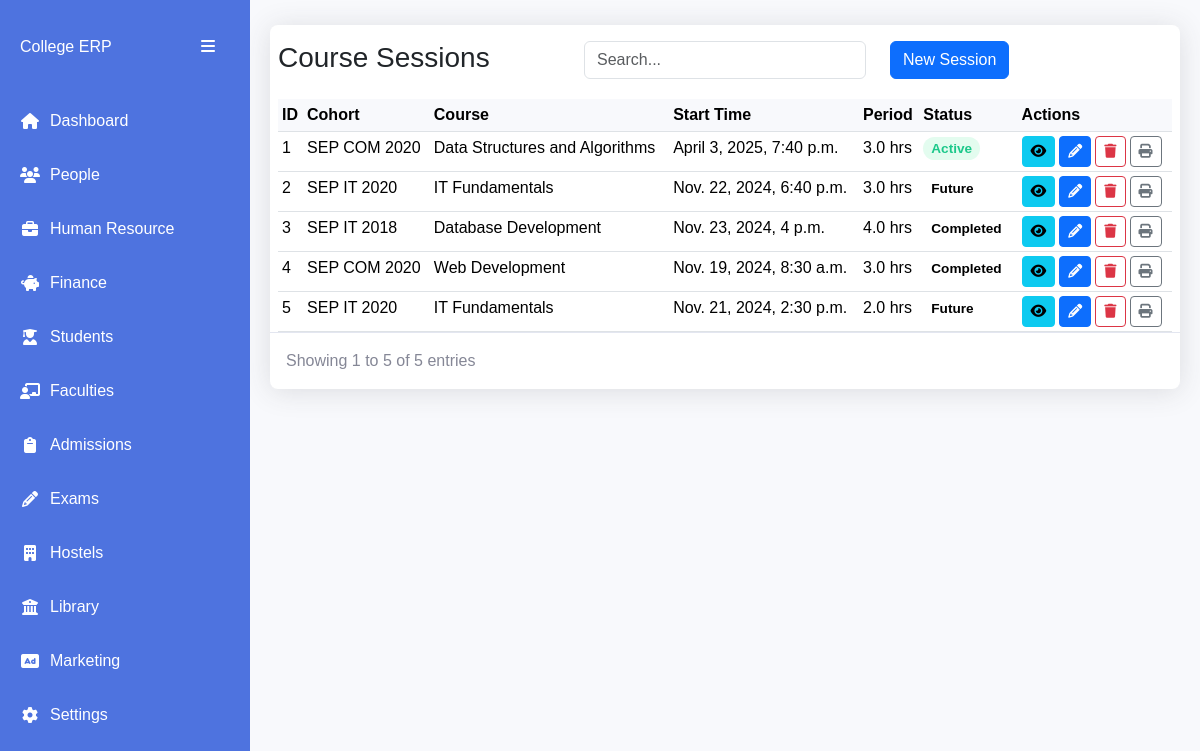
Page /schools/sessions/ on the committed database.
### apps/schools/models.py (models this page shows, shortened)
class CourseSession(AbsoluteBaseModel):
    cohort = models.ForeignKey(
        ProgrammeCohort, on_delete=models.CASCADE, related_name="cohortsessions"
    )
    course = models.ForeignKey(Course, on_delete=models.CASCADE)
    start_time = models.DateTimeField(null=True)
    period = models.FloatField(default=2)
    status = models.CharField(
        max_length=255,
        choices=[
            ("Future", "Future"),
            ("Active", "Active"),
            ("Completed", "Completed"),
            ("Cancelled", "Cancelled"),
            ("Rescheduled", "Rescheduled"),
        ],
        default="Active",
    )

class ProgrammeCohort(AbsoluteBaseModel):
    name = models.CharField(max_length=255)
    programme = models.ForeignKey(Programme, on_delete=models.CASCADE)
    current_year = models.CharField(max_length=255, choices=COHORT_YEAR_CHOICES)
    current_semester = models.ForeignKey(Semester, on_delete=models.CASCADE)
    status = models.CharField(
        max_length=255,
        choices=[("Active", "Active"), ("Graduated", "Graduated")],
        default="Active",
    )
    def __str__(self):
        return self.name

class Course(AbsoluteBaseModel):
    course_code = models.CharField(max_length=255)
    name = models.CharField(max_length=255)
    school = models.ForeignKey(School, on_delete=models.CASCADE)
    department = models.ForeignKey(Department, on_delete=models.CASCADE)
    programme = models.ForeignKey(Programme, on_delete=models.CASCADE)
    def __str__(self):
        return self.name

### apps/schools/courses/views.py (the view)
# urls.py: path("sessions/", CourseSessionsListView.as_view(), name="sessions"),
class CourseSessionsListView(ListView):
    model = CourseSession
    template_name = "sessions/sessions.html"
    context_object_name = "sessions"
    paginate_by = 8
    def get_queryset(self):
        queryset = super().get_queryset()
        search_query = self.request.GET.get("search", "")
        if search_query:
            queryset = queryset.filter(
                Q(id__icontains=search_query)
                | Q(course__name__icontains=search_query)
                | Q(cohort__name__icontains=search_query)
            )
        return queryset.order_by("-created_on")
    def get_context_data(self, **kwargs):
        context = super().get_context_data(**kwargs)
        context["search_query"] = self.request.GET.get("search", "")
        context["cohorts"] = cohorts_list
        context["courses"] = courses
        context["session_statuses"] = SESSION_STATUSES
        return context

### templates/sessions/sessions.html (shortened to what this page needs)
{% extends 'base1.html' %}
{% load static %}
{% block content %}
<div class="table-card">
    <div class="row py-3 px-2">
        <div class="col">
            <h3>Course Sessions</h3>
        </div>
        <div class="col">
            <input type="text" class="form-control" placeholder="Search..."
            id="searchInput" value="{{ search_query }}">
        </div>
        <div class="col">
            <button class="btn btn-primary" data-bs-toggle="modal" data-bs-target="#newSessionModal">New Session</button>
        </div>
    </div>
    <div class="table-container px-2">
        <table class="table data-table table-sm">
            <thead>
                <tr>
                    <th>ID</th>
                    <th>Cohort</th>
                    <th>Course</th>
                    <th>Start Time</th>
                    <th>Period</th>
                    <th>Status</th>
                    <th>Actions</th>
                </tr>
            </thead>
            <tbody id="tableBody">
                {% for session in sessions %}
                <tr>
                    <td>{{ forloop.counter }}</td>
                    <td>{{ session.cohort }}</td>
                    <td>{{ session.course }}</td>
                    <td>{{ session.start_time }}</td>
                    <td>{{session.period}} hrs</td>
                    <td>
                        <span class="status-badge status-{{ session.status|lower }}">
                            {{ session.status }}
                        </span>
                    </td>
                    <td>
                        <div class="d-flex gap-1">
                            <a href="{% url 'session-attendance' session.id %}" class="btn btn-info btn-sm"><i class="fas fa-eye"></i></a>
                            <a class="btn btn-primary btn-sm" data-bs-toggle="modal" data-bs-target="#editSessionModal{{ session.id }}">
                                <i class="fas fa-pencil"></i>
                              </a>
                            <button class="btn btn-sm btn-outline-danger action-btn delete-btn"
                            data-bs-toggle="modal" data-bs-target="#deleteSessionModal{{ session.id }}">
                                <i class="fas fa-trash"></i>
                            </button>
                            <a href="{% url 'attendance-sheet' session.id %}" class="btn btn-sm btn-outline-secondary">
                                <i class="fas fa-print"></i>
                            </a>
                        </div>
                    </td>
                </tr>
                {% empty %}
                <tr>
                    <td colspan="8" class="text-center py-4">
                        No students found
                    </td>
                </tr>
                {% endfor %}
            </tbody>
        </table>
    </div>
    <div class="table-footer">
        <div class="page-info">
            Showing
            {{ page_obj.start_index }}
            to
            {{ page_obj.end_index }}
            of
            {{ paginator.count }}
            entries
        </div>
    </div>
</div>
{% endblock content %}

### templates/base1.html (style rules this page uses)
:root { --sidebar-width: 250px; --sidebar-collapsed-width: 70px; --primary-color: #4e73df; --secondary-color: #858796; }
body { background-color: #f8f9fc; font-family: 'Nunito', sans-serif; overflow-x: hidden; }
.table-card { background: white; border-radius: 8px; box-shadow: 0 0.15rem 1.75rem 0 rgba(58, 59, 69, 0.15); margin: 5px 0; }
.table-container { overflow-x: auto; }
.data-table { margin-bottom: 0; }
.data-table th { background-color: #f8f9fc; border-top: none; white-space: nowrap; cursor: pointer; }
.status-badge { padding: 0.25rem 0.5rem; border-radius: 15px; font-size: 0.85rem; font-weight: 600; }
.status-active { background-color: #e3fcef; color: #1cc88a; }
.table-footer { padding: 1rem; display: flex; justify-content: space-between; align-items: center; flex-wrap: wrap; gap: 1rem; border-top: 1px solid #e3e6f0; }
.page-info { color: #858796; }
.action-btn { padding: 0.25rem 0.5rem; font-size: 0.875rem; border-radius: 4px; }

### rows in the picture
CourseSession: cohort "SEP COM 2020", course "Data Structures and Algorithms", start_time "April 3, 2025, 7:40 p.m.", period "3.0", status "Active"
CourseSession: cohort "SEP IT 2020", course "IT Fundamentals", start_time "Nov. 22, 2024, 6:40 p.m.", period "3.0", status "Future"
CourseSession: cohort "SEP IT 2018", course "Database Development", start_time "Nov. 23, 2024, 4 p.m.", period "4.0", status "Completed"
CourseSession: cohort "SEP COM 2020", course "Web Development", start_time "Nov. 19, 2024, 8:30 a.m.", period "3.0", status "Completed"
CourseSession: cohort "SEP IT 2020", course "IT Fundamentals", start_time "Nov. 21, 2024, 2:30 p.m.", period "2.0", status "Future"

### other values in the picture
{{ page_obj.start_index }} "1"
{{ page_obj.end_index }} "5"
{{ paginator.count }} "5"
